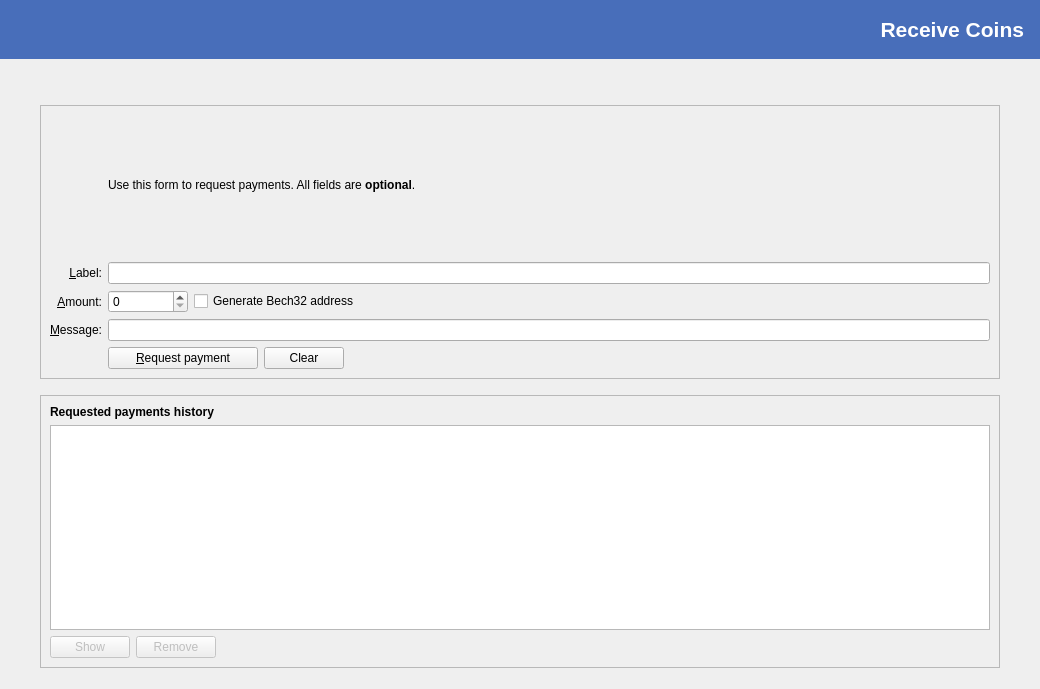
<?xml version="1.0" encoding="UTF-8"?>
<ui version="4.0">
 <class>ReceiveCoinsDialog</class>
 <widget class="QWidget" name="ReceiveCoinsDialog">
  <property name="geometry">
   <rect>
    <x>0</x>
    <y>0</y>
    <width>1040</width>
    <height>689</height>
   </rect>
  </property>
  <layout class="QVBoxLayout" name="verticalLayout" stretch="0,0,0,0">
   <property name="leftMargin">
    <number>0</number>
   </property>
   <property name="topMargin">
    <number>0</number>
   </property>
   <property name="rightMargin">
    <number>0</number>
   </property>
   <item>
    <widget class="QLabel" name="pageTitle">
     <property name="sizePolicy">
      <sizepolicy hsizetype="Preferred" vsizetype="Preferred">
       <horstretch>0</horstretch>
       <verstretch>0</verstretch>
      </sizepolicy>
     </property>
     <property name="minimumSize">
      <size>
       <width>0</width>
       <height>59</height>
      </size>
     </property>
     <property name="font">
      <font>
       <pointsize>16</pointsize>
       <weight>75</weight>
       <bold>true</bold>
      </font>
     </property>
     <property name="styleSheet">
      <string notr="true">background-color: #486EBA; color: white;padding-right: 10px;</string>
     </property>
     <property name="text">
      <string>Receive Coins</string>
     </property>
     <property name="alignment">
      <set>Qt::AlignRight|Qt::AlignTrailing|Qt::AlignVCenter</set>
     </property>
    </widget>
   </item>
   <item>
    <spacer name="verticalSpacer">
     <property name="orientation">
      <enum>Qt::Vertical</enum>
     </property>
     <property name="sizeType">
      <enum>QSizePolicy::Minimum</enum>
     </property>
     <property name="sizeHint" stdset="0">
      <size>
       <width>20</width>
       <height>40</height>
      </size>
     </property>
    </spacer>
   </item>
   <item>
    <layout class="QHBoxLayout" name="horizontalLayoutMain">
     <item>
      <spacer name="horizontalSpacer_4">
       <property name="orientation">
        <enum>Qt::Horizontal</enum>
       </property>
       <property name="sizeType">
        <enum>QSizePolicy::Minimum</enum>
       </property>
       <property name="sizeHint" stdset="0">
        <size>
         <width>40</width>
         <height>20</height>
        </size>
       </property>
      </spacer>
     </item>
     <item>
      <layout class="QVBoxLayout" name="verticalLayout_4">
       <item>
        <widget class="QFrame" name="frame2">
         <property name="sizePolicy">
          <sizepolicy hsizetype="Preferred" vsizetype="Expanding">
           <horstretch>0</horstretch>
           <verstretch>0</verstretch>
          </sizepolicy>
         </property>
         <property name="frameShape">
          <enum>QFrame::StyledPanel</enum>
         </property>
         <property name="frameShadow">
          <enum>QFrame::Sunken</enum>
         </property>
         <layout class="QVBoxLayout" name="verticalLayout_3">
          <item>
           <layout class="QGridLayout" name="gridLayout">
            <item row="5" column="0">
             <widget class="QLabel" name="label">
              <property name="toolTip">
               <string>An optional amount to request. Leave this empty or zero to not request a specific amount.</string>
              </property>
              <property name="text">
               <string>&amp;Amount:</string>
              </property>
              <property name="alignment">
               <set>Qt::AlignRight|Qt::AlignTrailing|Qt::AlignVCenter</set>
              </property>
              <property name="buddy">
               <cstring>reqAmount</cstring>
              </property>
             </widget>
            </item>
            <item row="6" column="0">
             <widget class="QLabel" name="label_3">
              <property name="toolTip">
               <string>An optional message to attach to the payment request, which will be displayed when the request is opened. Note: The message will not be sent with the payment over the DeepOnion network.</string>
              </property>
              <property name="text">
               <string>&amp;Message:</string>
              </property>
              <property name="alignment">
               <set>Qt::AlignRight|Qt::AlignTrailing|Qt::AlignVCenter</set>
              </property>
              <property name="buddy">
               <cstring>reqMessage</cstring>
              </property>
             </widget>
            </item>
            <item row="4" column="2">
             <widget class="QLineEdit" name="reqLabel">
              <property name="toolTip">
               <string>An optional label to associate with the new receiving address.</string>
              </property>
             </widget>
            </item>
            <item row="2" column="2">
             <widget class="QLabel" name="label_5">
              <property name="text">
               <string>Use this form to request payments. All fields are &lt;b&gt;optional&lt;/b&gt;.</string>
              </property>
             </widget>
            </item>
            <item row="4" column="0">
             <widget class="QLabel" name="label_2">
              <property name="toolTip">
               <string>An optional label to associate with the new receiving address.</string>
              </property>
              <property name="text">
               <string>&amp;Label:</string>
              </property>
              <property name="alignment">
               <set>Qt::AlignRight|Qt::AlignTrailing|Qt::AlignVCenter</set>
              </property>
              <property name="buddy">
               <cstring>reqLabel</cstring>
              </property>
             </widget>
            </item>
            <item row="6" column="2">
             <widget class="QLineEdit" name="reqMessage">
              <property name="toolTip">
               <string>An optional message to attach to the payment request, which will be displayed when the request is opened. Note: The message will not be sent with the payment over the DeepOnion network.</string>
              </property>
             </widget>
            </item>
            <item row="7" column="2">
             <layout class="QHBoxLayout" name="horizontalLayout">
              <item>
               <widget class="QPushButton" name="receiveButton">
                <property name="minimumSize">
                 <size>
                  <width>150</width>
                  <height>0</height>
                 </size>
                </property>
                <property name="text">
                 <string>&amp;Request payment</string>
                </property>
                <property name="icon">
                 <iconset resource="../bitcoin.qrc">
                  <normaloff>:/icons/receiving_addresses</normaloff>:/icons/receiving_addresses</iconset>
                </property>
               </widget>
              </item>
              <item>
               <widget class="QPushButton" name="clearButton">
                <property name="sizePolicy">
                 <sizepolicy hsizetype="Minimum" vsizetype="Fixed">
                  <horstretch>0</horstretch>
                  <verstretch>0</verstretch>
                 </sizepolicy>
                </property>
                <property name="toolTip">
                 <string>Clear all fields of the form.</string>
                </property>
                <property name="text">
                 <string>Clear</string>
                </property>
                <property name="icon">
                 <iconset resource="../bitcoin.qrc">
                  <normaloff>:/icons/remove</normaloff>:/icons/remove</iconset>
                </property>
                <property name="autoDefault">
                 <bool>false</bool>
                </property>
               </widget>
              </item>
              <item>
               <spacer name="horizontalSpacer">
                <property name="orientation">
                 <enum>Qt::Horizontal</enum>
                </property>
                <property name="sizeHint" stdset="0">
                 <size>
                  <width>40</width>
                  <height>20</height>
                 </size>
                </property>
               </spacer>
              </item>
             </layout>
            </item>
            <item row="7" column="0">
             <widget class="QLabel" name="label_7">
              <property name="text">
               <string/>
              </property>
             </widget>
            </item>
            <item row="5" column="2">
             <layout class="QHBoxLayout" name="horizontalLayout_6">
              <item>
               <widget class="BitcoinAmountField" name="reqAmount">
                <property name="sizePolicy">
                 <sizepolicy hsizetype="Fixed" vsizetype="Fixed">
                  <horstretch>0</horstretch>
                  <verstretch>0</verstretch>
                 </sizepolicy>
                </property>
                <property name="minimumSize">
                 <size>
                  <width>80</width>
                  <height>0</height>
                 </size>
                </property>
                <property name="maximumSize">
                 <size>
                  <width>1000</width>
                  <height>100</height>
                 </size>
                </property>
                <property name="toolTip">
                 <string>An optional amount to request. Leave this empty or zero to not request a specific amount.</string>
                </property>
               </widget>
              </item>
              <item>
               <widget class="QCheckBox" name="useBech32">
                <property name="sizePolicy">
                 <sizepolicy hsizetype="Fixed" vsizetype="Fixed">
                  <horstretch>0</horstretch>
                  <verstretch>0</verstretch>
                 </sizepolicy>
                </property>
                <property name="maximumSize">
                 <size>
                  <width>1000</width>
                  <height>16777215</height>
                 </size>
                </property>
                <property name="focusPolicy">
                 <enum>Qt::StrongFocus</enum>
                </property>
                <property name="toolTip">
                 <string>Bech32 addresses (BIP-173) are cheaper to spend from and offer better protection against typos. When unchecked a P2SH wrapped SegWit address will be created, compatible with older wallets.</string>
                </property>
                <property name="text">
                 <string>Generate Bech32 address</string>
                </property>
               </widget>
              </item>
              <item>
               <spacer name="horizontalSpacer_3">
                <property name="orientation">
                 <enum>Qt::Horizontal</enum>
                </property>
                <property name="sizeHint" stdset="0">
                 <size>
                  <width>0</width>
                  <height>0</height>
                 </size>
                </property>
               </spacer>
              </item>
             </layout>
            </item>
           </layout>
          </item>
         </layout>
        </widget>
       </item>
       <item>
        <spacer name="verticalSpacer_3">
         <property name="orientation">
          <enum>Qt::Vertical</enum>
         </property>
         <property name="sizeType">
          <enum>QSizePolicy::Minimum</enum>
         </property>
         <property name="sizeHint" stdset="0">
          <size>
           <width>20</width>
           <height>10</height>
          </size>
         </property>
        </spacer>
       </item>
       <item>
        <widget class="QFrame" name="frame">
         <property name="sizePolicy">
          <sizepolicy hsizetype="Preferred" vsizetype="Expanding">
           <horstretch>0</horstretch>
           <verstretch>0</verstretch>
          </sizepolicy>
         </property>
         <property name="frameShape">
          <enum>QFrame::StyledPanel</enum>
         </property>
         <property name="frameShadow">
          <enum>QFrame::Raised</enum>
         </property>
         <layout class="QVBoxLayout" name="verticalLayout_2">
          <item>
           <widget class="QLabel" name="label_6">
            <property name="font">
             <font>
              <weight>75</weight>
              <bold>true</bold>
             </font>
            </property>
            <property name="text">
             <string>Requested payments history</string>
            </property>
           </widget>
          </item>
          <item>
           <widget class="QTableView" name="recentRequestsView">
            <property name="contextMenuPolicy">
             <enum>Qt::CustomContextMenu</enum>
            </property>
            <property name="tabKeyNavigation">
             <bool>false</bool>
            </property>
            <property name="sortingEnabled">
             <bool>true</bool>
            </property>
           </widget>
          </item>
          <item>
           <layout class="QHBoxLayout" name="horizontalLayout_2">
            <item>
             <widget class="QPushButton" name="showRequestButton">
              <property name="enabled">
               <bool>false</bool>
              </property>
              <property name="toolTip">
               <string>Show the selected request (does the same as double clicking an entry)</string>
              </property>
              <property name="text">
               <string>Show</string>
              </property>
              <property name="icon">
               <iconset resource="../bitcoin.qrc">
                <normaloff>:/icons/edit</normaloff>:/icons/edit</iconset>
              </property>
              <property name="autoDefault">
               <bool>false</bool>
              </property>
             </widget>
            </item>
            <item>
             <widget class="QPushButton" name="removeRequestButton">
              <property name="enabled">
               <bool>false</bool>
              </property>
              <property name="toolTip">
               <string>Remove the selected entries from the list</string>
              </property>
              <property name="text">
               <string>Remove</string>
              </property>
              <property name="icon">
               <iconset resource="../bitcoin.qrc">
                <normaloff>:/icons/remove</normaloff>:/icons/remove</iconset>
              </property>
              <property name="autoDefault">
               <bool>false</bool>
              </property>
             </widget>
            </item>
            <item>
             <spacer name="horizontalSpacer_2">
              <property name="orientation">
               <enum>Qt::Horizontal</enum>
              </property>
              <property name="sizeHint" stdset="0">
               <size>
                <width>40</width>
                <height>20</height>
               </size>
              </property>
             </spacer>
            </item>
           </layout>
          </item>
         </layout>
        </widget>
       </item>
      </layout>
     </item>
     <item>
      <spacer name="horizontalSpacer_5">
       <property name="orientation">
        <enum>Qt::Horizontal</enum>
       </property>
       <property name="sizeType">
        <enum>QSizePolicy::Minimum</enum>
       </property>
       <property name="sizeHint" stdset="0">
        <size>
         <width>40</width>
         <height>20</height>
        </size>
       </property>
      </spacer>
     </item>
    </layout>
   </item>
   <item>
    <spacer name="verticalSpacer_2">
     <property name="orientation">
      <enum>Qt::Vertical</enum>
     </property>
     <property name="sizeType">
      <enum>QSizePolicy::Minimum</enum>
     </property>
     <property name="sizeHint" stdset="0">
      <size>
       <width>20</width>
       <height>10</height>
      </size>
     </property>
    </spacer>
   </item>
  </layout>
 </widget>
 <customwidgets>
  <customwidget>
   <class>BitcoinAmountField</class>
   <extends>QSpinBox</extends>
   <header>qt/bitcoinamountfield.h</header>
   <container>1</container>
  </customwidget>
 </customwidgets>
 <tabstops>
  <tabstop>reqLabel</tabstop>
  <tabstop>reqAmount</tabstop>
  <tabstop>useBech32</tabstop>
  <tabstop>reqMessage</tabstop>
  <tabstop>receiveButton</tabstop>
  <tabstop>clearButton</tabstop>
  <tabstop>recentRequestsView</tabstop>
  <tabstop>showRequestButton</tabstop>
  <tabstop>removeRequestButton</tabstop>
 </tabstops>
 <resources>
  <include location="../bitcoin.qrc"/>
 </resources>
 <connections/>
</ui>
